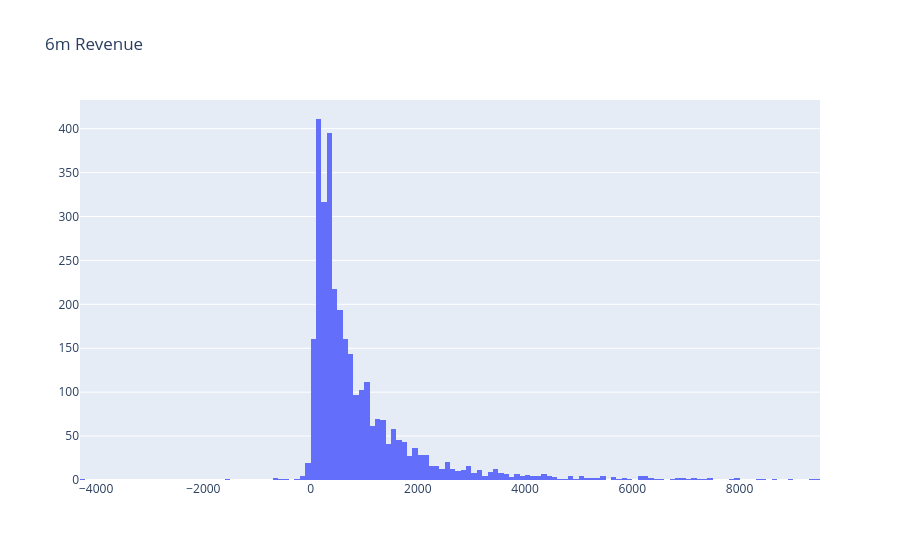

The cell this chart's notebook holds for it:
### Markdown cell above
### Now, for the 6 month data, there is no cost specified in the dataset. That’s why Revenue becomes our LTV directly.

### Code cell
df_6m['Revenue'] = df_6m['UnitPrice'] * df_6m['Quantity']
df_user_6m = df_6m.groupby('CustomerID')['Revenue'].sum().reset_index()
df_user_6m.columns = ['CustomerID','m6_Revenue']


#plot LTV histogram
plot_data = [
    go.Histogram(
        x=df_user_6m.query('m6_Revenue < 10000')['m6_Revenue']
    )
]

plot_layout = go.Layout(
        title='6m Revenue'
    )
fig = go.Figure(data=plot_data, layout=plot_layout)
fig.show()

### Figure 1 — Plotly figure (JSON) as saved in the notebook; plotly's stock layout.template omitted (floating-point values rounded to 4 significant figures; data arrays with more than 128 entries replaced by an {"elided": "..."} marker saying what was removed)
{"data": [{"type": "histogram", "x": {"elided": "3131 float values"}}], "layout": {"title": {"text": "6m Revenue"}}}
